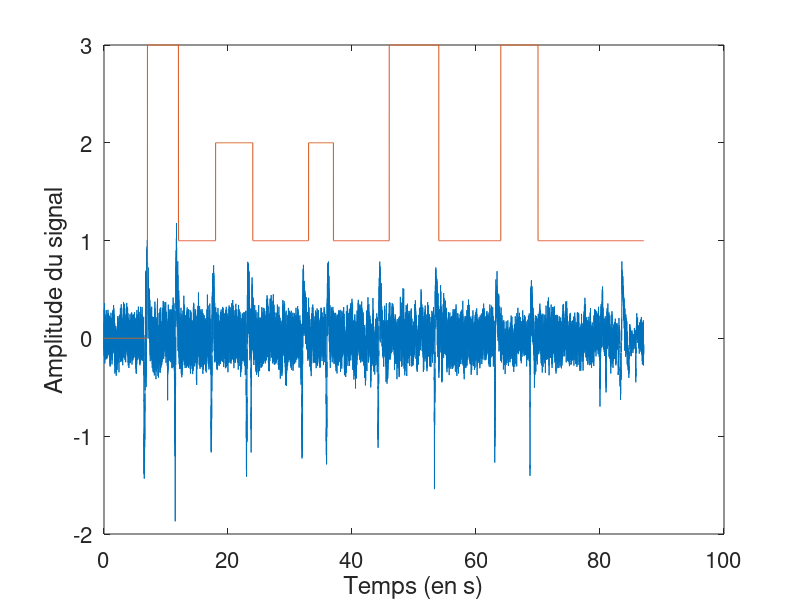

The MATLAB source for this figure:
clear all;

addpath(genpath('\\ntelev.metz.supelec.centralesupelec.local\Users\daviet_mat\WINNT\Desktop\TLAppro\acquisition_biosemi\Enregistrements'));
addpath(genpath('C:\Users\daviet_mat\TL-Approf.-BCI\obj'));
addpath(genpath('C:\Users\daviet_mat\TL-Approf.-BCI\src'));

% addpath(genpath('/Users/Rafael/sir/TL-Approf.-BCI/obj'));
% addpath(genpath('/Users/Rafael/sir/'));

% addpath(genpath('/Users/heloisehuyghuesdespointes/Documents/TL-Approf.-BCI'));

X = load('herve002_labeled.txt');
X(:,1) = X(:,1).*10
Y = 1/256:1/256:length(X(:,1))/256
plot(Y,X);
xlabel('Temps (en s)');
ylabel('Amplitude du signal');
set(gca,'FontSize',16);